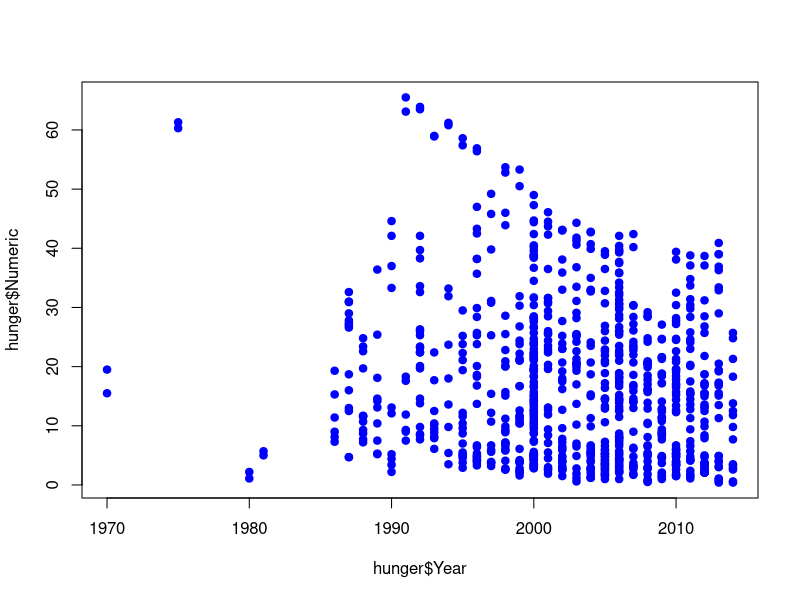
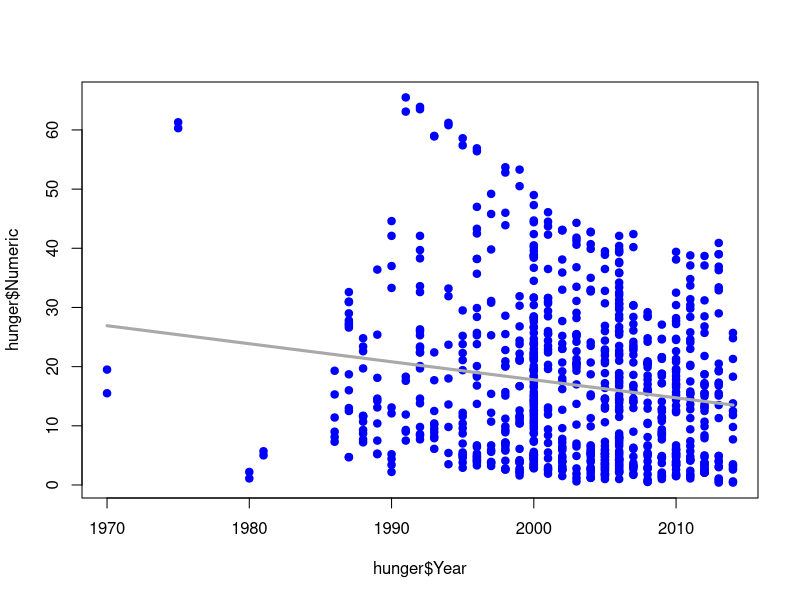
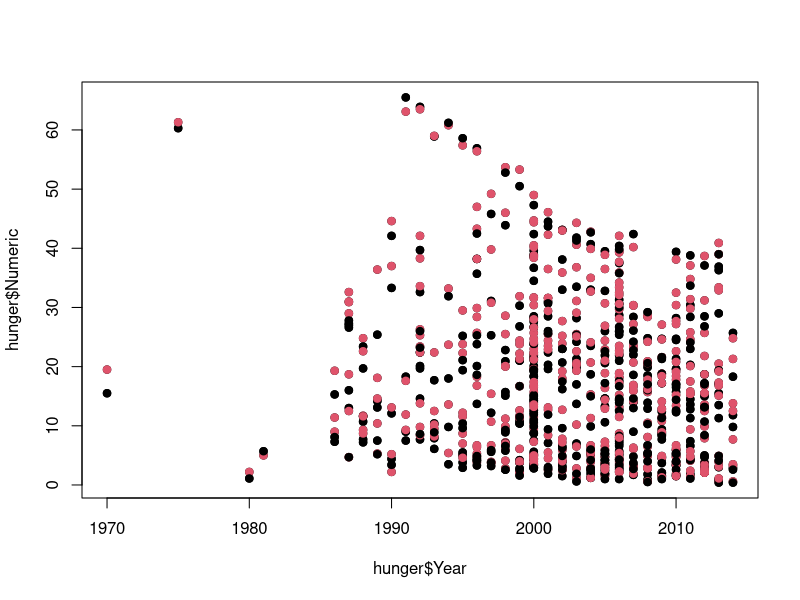
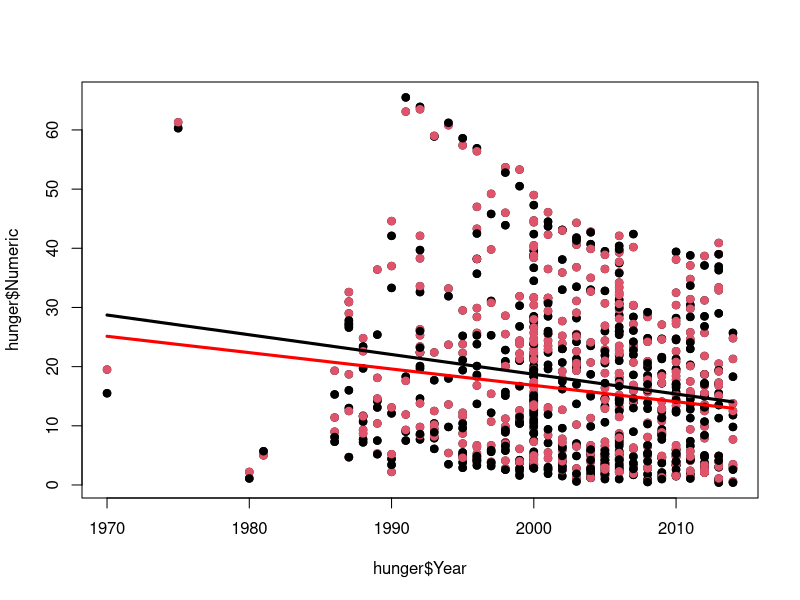
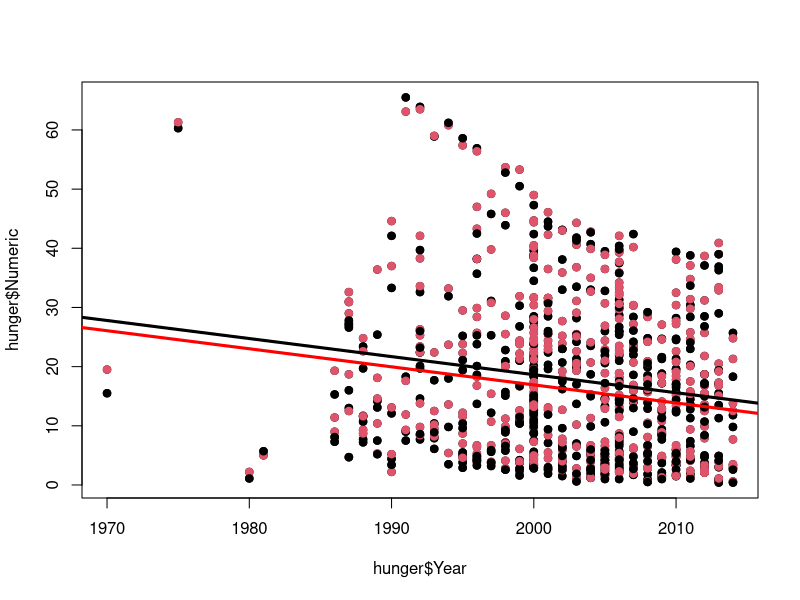
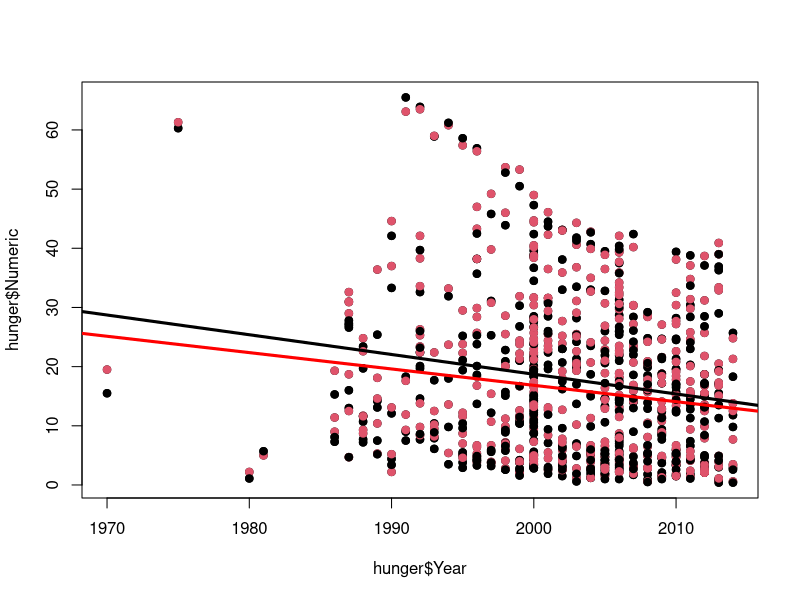

R code for these plots, in order: (Note: this script raises an error after producing the figures.)
# Discrete interactions
# (see notes)

## WHO children's data on world hunger



## download.file("http://apps.who.int/gho/athena/data/GHO/WHOSIS_000008.csv?profile=text&filter=COUNTRY:*;SEX:*","hunger.csv",method="curl")
## (Had to download.file the first time but hunger.csv should be in the data
## folder now)

hunger1 <- read.csv("hunger.csv")
### removes rows with "Both sexes" value for sex variable in the data set
hunger1 <- hunger1[hunger1$Sex!="Both sexes",]
head(hunger1)

## hunger1$Year has ranges of years along with single years for values.
## Hence, R treats this as a factor var instead of a numeric and it screws up the
## plots and regression models below. I removed the rows with ranges in
## them just so I could make this work but it cost 25% of the observations.
## I'm sure there's a better way but I'm not messing with it now.

### The ranges have "-" and grepl searched them out and I removed them.
### Put the "clean" rows in a new df
hunger <- hunger1[!grepl("-", hunger1$Year),]
### Even without the ranges, Year is still a factor.
str(hunger$Year)
### Factor to character to numeric
hunger$Year <- as.numeric(as.character(hunger$Year))
### All is finally well
str(hunger$Year)


### plot of Numeric (% "hungry" of population) vs Year
plot(hunger$Year,hunger$Numeric,pch=19,col="blue")

### model with % hungry as outcome and Year as the predictor
### No "data =" arg, lm knows the dataset I guess. Still gd practice
### to include it though.
lm1 <- lm(hunger$Numeric ~ hunger$Year)
plot(hunger$Year,hunger$Numeric,pch=19,col="blue")
### lines() adds the fitted line to the plot from the model
lines(hunger$Year,lm1$fitted,lwd=3,col="darkgrey")

plot(hunger$Year,hunger$Numeric,pch=19)
### adds color to distinguish gender. "*1" changes the boolean into a numeric
### "+1" makes False=1 (Female, Black) and True=2 (Male, Red)
### col indexes from palette()
points(hunger$Year,hunger$Numeric,pch=19,col=((hunger$Sex=="Male")*1+1))

### Modelling by gender and fitting separately
lmM <- lm(hunger$Numeric[hunger$Sex=="Male"] ~ hunger$Year[hunger$Sex=="Male"])
lmF <- lm(hunger$Numeric[hunger$Sex=="Female"] ~ hunger$Year[hunger$Sex=="Female"])
plot(hunger$Year,hunger$Numeric,pch=19)
points(hunger$Year,hunger$Numeric,pch=19,col=((hunger$Sex=="Male")*1+1))
lines(hunger$Year[hunger$Sex=="Male"],lmM$fitted,col="black",lwd=3)
lines(hunger$Year[hunger$Sex=="Female"],lmF$fitted,col="red",lwd=3)

## Fitting simultaneously (see notes)
## Both groups will have differenct slopes, intercepts, means, residual
## variances, etc. but sometimes these differences aren't significant (pvals).

### 2 lines, same slope, different intercept with Sex as the factor variable
lmBoth <- lm(hunger$Numeric ~ hunger$Year + hunger$Sex)
plot(hunger$Year,hunger$Numeric,pch=19)
points(hunger$Year,hunger$Numeric,pch=19,col=((hunger$Sex=="Male")*1+1))
abline(c(lmBoth$coeff[1],lmBoth$coeff[2]),col="red",lwd=3)
abline(c(lmBoth$coeff[1] + lmBoth$coeff[3],lmBoth$coeff[2] ),col="black",lwd=3)


### 2 lines, different slope, different intercept
lmBoth <- lm(hunger$Numeric ~ hunger$Year + hunger$Sex + hunger$Sex*hunger$Year)
plot(hunger$Year,hunger$Numeric,pch=19)
points(hunger$Year,hunger$Numeric,pch=19,col=((hunger$Sex=="Male")*1+1))
abline(c(lmBoth$coeff[1],lmBoth$coeff[2]),col="red",lwd=3)
abline(c(lmBoth$coeff[1] + lmBoth$coeff[3],lmBoth$coeff[2] +lmBoth$coeff[4]),col="black",lwd=3)

### Looking below we'll see that the reference category is "female" for
### the model above. Here I'm releveling so "Male" is ref.Cat..
Sex2 <- relevel(hunger$Sex, "Male")
lmBoth2 <- lm(hunger$Numeric ~ hunger$Year + Sex2 + Sex2*hunger$Year)

### Here we have coefficients for female intercept, female slope, Male-female intercepts, difference between male and female slopes.
summary(lmBoth)
### Here we have coefficients for male intercept, male slope, female-male intercepts, female
### -male slopes
summary(lmBoth2)
### Also note the pvalues for the differences. Says these slope, intercept differences
### aren't significant. So the model with same slopes wouldn't be out of line.

